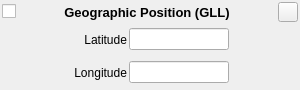
<?xml version="1.0" encoding="UTF-8"?>
<!-- Copyright (C) 2024-2026 RF StateSide LLC; SPDX-License-Identifier: AGPL-3.0-or-later -->
<ui version="4.0">
 <class>GeographicPositionGLL</class>
 <widget class="QWidget" name="GeographicPositionGLL">
  <property name="geometry">
   <rect>
    <x>0</x>
    <y>0</y>
    <width>300</width>
    <height>90</height>
   </rect>
  </property>
  <property name="windowTitle">
   <string>Form</string>
  </property>
  <layout class="QVBoxLayout" name="verticalLayout">
   <property name="spacing">
    <number>2</number>
   </property>
   <property name="leftMargin">
    <number>2</number>
   </property>
   <property name="topMargin">
    <number>2</number>
   </property>
   <property name="rightMargin">
    <number>2</number>
   </property>
   <property name="bottomMargin">
    <number>2</number>
   </property>
   <item>
    <layout class="QHBoxLayout" name="horizontalLayout_4">
     <item>
      <widget class="QCheckBox" name="checkBoxEnabled">
       <property name="text">
        <string/>
       </property>
       <property name="checked">
        <bool>false</bool>
       </property>
      </widget>
     </item>
     <item>
      <spacer name="horizontalSpacer_2">
       <property name="orientation">
        <enum>Qt::Orientation::Horizontal</enum>
       </property>
       <property name="sizeHint" stdset="0">
        <size>
         <width>40</width>
         <height>20</height>
        </size>
       </property>
      </spacer>
     </item>
     <item>
      <widget class="QLabel" name="labelTitle">
       <property name="font">
        <font>
         <pointsize>10</pointsize>
         <bold>true</bold>
        </font>
       </property>
       <property name="text">
        <string>Geographic Position (GLL)</string>
       </property>
       <property name="alignment">
        <set>Qt::AlignmentFlag::AlignCenter</set>
       </property>
      </widget>
     </item>
     <item>
      <spacer name="horizontalSpacer">
       <property name="orientation">
        <enum>Qt::Orientation::Horizontal</enum>
       </property>
       <property name="sizeHint" stdset="0">
        <size>
         <width>40</width>
         <height>20</height>
        </size>
       </property>
      </spacer>
     </item>
     <item>
      <widget class="QPushButton" name="pushButtonRemove">
       <property name="minimumSize">
        <size>
         <width>20</width>
         <height>20</height>
        </size>
       </property>
       <property name="maximumSize">
        <size>
         <width>20</width>
         <height>20</height>
        </size>
       </property>
       <property name="text">
        <string/>
       </property>
      </widget>
     </item>
    </layout>
   </item>
   <item>
    <layout class="QHBoxLayout" name="horizontalLayout_3">
     <item>
      <widget class="QLabel" name="labelLatitude">
       <property name="minimumSize">
        <size>
         <width>125</width>
         <height>22</height>
        </size>
       </property>
       <property name="maximumSize">
        <size>
         <width>125</width>
         <height>16777215</height>
        </size>
       </property>
       <property name="text">
        <string>Latitude</string>
       </property>
       <property name="alignment">
        <set>Qt::AlignmentFlag::AlignRight|Qt::AlignmentFlag::AlignTrailing|Qt::AlignmentFlag::AlignVCenter</set>
       </property>
      </widget>
     </item>
     <item>
      <widget class="QLineEdit" name="lineEditLatitude">
       <property name="minimumSize">
        <size>
         <width>100</width>
         <height>22</height>
        </size>
       </property>
       <property name="maximumSize">
        <size>
         <width>100</width>
         <height>16777215</height>
        </size>
       </property>
       <property name="toolTip">
        <string>&lt;html&gt;&lt;head/&gt;&lt;body&gt;&lt;p&gt;&lt;br/&gt;&lt;/p&gt;&lt;/body&gt;&lt;/html&gt;</string>
       </property>
       <property name="inputMethodHints">
        <set>Qt::InputMethodHint::ImhNone</set>
       </property>
       <property name="readOnly">
        <bool>false</bool>
       </property>
      </widget>
     </item>
     <item>
      <widget class="ClickableLabel" name="labelUnitLatitude">
       <property name="minimumSize">
        <size>
         <width>50</width>
         <height>22</height>
        </size>
       </property>
       <property name="toolTip">
        <string>&lt;html&gt;&lt;head/&gt;&lt;body&gt;&lt;p&gt;Click to change units&lt;/p&gt;&lt;/body&gt;&lt;/html&gt;</string>
       </property>
       <property name="text">
        <string/>
       </property>
      </widget>
     </item>
    </layout>
   </item>
   <item>
    <layout class="QHBoxLayout" name="horizontalLayout_5">
     <item>
      <widget class="QLabel" name="labelLongitude">
       <property name="minimumSize">
        <size>
         <width>125</width>
         <height>22</height>
        </size>
       </property>
       <property name="maximumSize">
        <size>
         <width>125</width>
         <height>16777215</height>
        </size>
       </property>
       <property name="text">
        <string>Longitude</string>
       </property>
       <property name="alignment">
        <set>Qt::AlignmentFlag::AlignRight|Qt::AlignmentFlag::AlignTrailing|Qt::AlignmentFlag::AlignVCenter</set>
       </property>
      </widget>
     </item>
     <item>
      <widget class="QLineEdit" name="lineEditLongitude">
       <property name="minimumSize">
        <size>
         <width>100</width>
         <height>22</height>
        </size>
       </property>
       <property name="maximumSize">
        <size>
         <width>100</width>
         <height>16777215</height>
        </size>
       </property>
       <property name="toolTip">
        <string>&lt;html&gt;&lt;head/&gt;&lt;body&gt;&lt;p&gt;Heading in degrees.&lt;/p&gt;&lt;/body&gt;&lt;/html&gt;</string>
       </property>
       <property name="inputMethodHints">
        <set>Qt::InputMethodHint::ImhNone</set>
       </property>
       <property name="readOnly">
        <bool>false</bool>
       </property>
      </widget>
     </item>
     <item>
      <widget class="ClickableLabel" name="labelUnitLongitude">
       <property name="minimumSize">
        <size>
         <width>50</width>
         <height>22</height>
        </size>
       </property>
       <property name="toolTip">
        <string>&lt;html&gt;&lt;head/&gt;&lt;body&gt;&lt;p&gt;Click to change units&lt;/p&gt;&lt;/body&gt;&lt;/html&gt;</string>
       </property>
       <property name="text">
        <string/>
       </property>
      </widget>
     </item>
    </layout>
   </item>
  </layout>
 </widget>
 <customwidgets>
  <customwidget>
   <class>ClickableLabel</class>
   <extends>QLabel</extends>
   <header location="global">clickablelabel.h</header>
  </customwidget>
 </customwidgets>
 <resources/>
 <connections/>
</ui>
